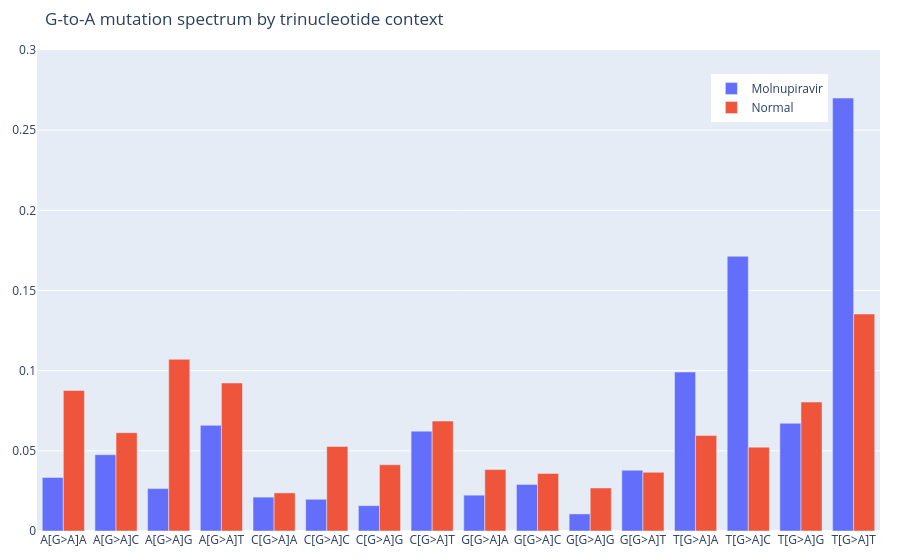

Notebook source saved alongside this figure:
### Code cell
import plotly.graph_objects as go
# Plot proprtions of G>A mutations fro MOV vs Normal samples

fig = fig = go.Figure(data=[go.Bar(name='Molnupiravir', x=df['Mutational_Context'], y=df['Molnupiravir']), go.Bar(name='Normal', x=df['Mutational_Context'], y=df['Normal'])], 
                      layout=go.Layout(title='G-to-A mutation spectrum by trinucleotide context', yaxis=dict(range=[0,0.3])))

fig.update_layout(margin=dict(l=20, r=20, t=50, b=20), legend=dict(x=0.8, y=0.95))
fig.write_image("/Users/reem/molnupiravir_paper/Figures/mov_vs_normal_ga_proportions.pdf")
fig.show()

### Figure 1 — Plotly figure (JSON) as saved in the notebook; plotly's stock layout.template omitted (floating-point values rounded to 4 significant figures)
{"data": [{"name": "Molnupiravir", "type": "bar", "x": ["A[G>A]A", "A[G>A]C", "A[G>A]G", "A[G>A]T", "C[G>A]A", "C[G>A]C", "C[G>A]G", "C[G>A]T", "G[G>A]A", "G[G>A]C", "G[G>A]G", "G[G>A]T", "T[G>A]A", "T[G>A]C", "T[G>A]G", "T[G>A]T"], "y": [0.0334, 0.04759, 0.02644, 0.0659, 0.02114, 0.01979, 0.01581, 0.06229, 0.02235, 0.02907, 0.01065, 0.0379, 0.09916, 0.1713, 0.06717, 0.27]}, {"name": "Normal", "type": "bar", "x": ["A[G>A]A", "A[G>A]C", "A[G>A]G", "A[G>A]T", "C[G>A]A", "C[G>A]C", "C[G>A]G", "C[G>A]T", "G[G>A]A", "G[G>A]C", "G[G>A]G", "G[G>A]T", "T[G>A]A", "T[G>A]C", "T[G>A]G", "T[G>A]T"], "y": [0.08763, 0.06133, 0.1071, 0.09232, 0.02376, 0.05272, 0.0413, 0.06855, 0.03839, 0.03592, 0.02683, 0.03661, 0.05951, 0.05231, 0.08042, 0.1353]}], "layout": {"legend": {"x": 0.8, "y": 0.95}, "margin": {"b": 20, "l": 20, "r": 20, "t": 50}, "title": {"text": "G-to-A mutation spectrum by trinucleotide context"}, "yaxis": {"range": [0, 0.3]}}}
